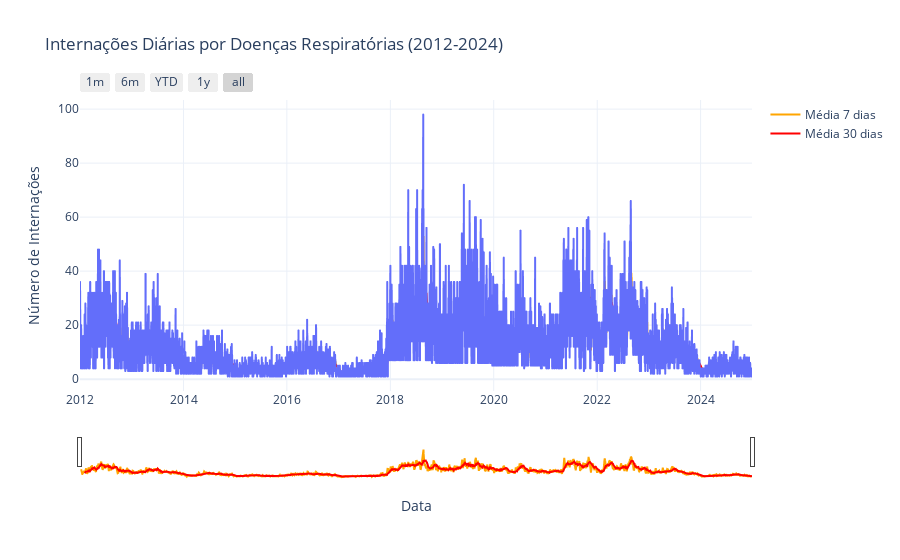

The notebook cell this image was saved under:
### Markdown cell above
# Gráficos

### Code cell
# Criar colunas auxiliares
df_sus_internacoes['data_formatada'] = pd.to_datetime(df_sus_internacoes['data_formatada'])
df_sus_internacoes['ano'] = df_sus_internacoes['data_formatada'].dt.year
df_sus_internacoes['mes'] = df_sus_internacoes['data_formatada'].dt.month
df_sus_internacoes['dia_da_semana'] = df_sus_internacoes['data_formatada'].dt.day_name()

# Configuração para melhor visualização
pd.options.plotting.backend = 'plotly'

#@title 1. Série Temporal Interativa
fig = px.line(df_sus_internacoes, x='data_formatada', y='num_internacoes',
              title='Internações Diárias por Doenças Respiratórias (2012-2024)',
              labels={'num_internacoes': 'Número de Internações', 'data_formatada': 'Data'},
              template='plotly_white')

# Médias móveis para suavizar
df_sus_internacoes['media_movel_7d'] = df_sus_internacoes['num_internacoes'].rolling(7).mean()
df_sus_internacoes['media_movel_30d'] = df_sus_internacoes['num_internacoes'].rolling(30).mean()

fig.add_trace(go.Scatter(x=df_sus_internacoes['data_formatada'],
                        y=df_sus_internacoes['media_movel_7d'],
                        name='Média 7 dias',
                        line=dict(color='orange', width=2)))

fig.add_trace(go.Scatter(x=df_sus_internacoes['data_formatada'],
                        y=df_sus_internacoes['media_movel_30d'],
                        name='Média 30 dias',
                        line=dict(color='red', width=2)))

# Slider e seletor de período
fig.update_layout(
    xaxis=dict(
        rangeselector=dict(
            buttons=list([
                dict(count=1, label="1m", step="month", stepmode="backward"),
                dict(count=6, label="6m", step="month", stepmode="backward"),
                dict(count=1, label="YTD", step="year", stepmode="todate"),
                dict(count=1, label="1y", step="year", stepmode="backward"),
                dict(step="all")
            ])
        ),
        rangeslider=dict(visible=True),
        type="date"
    )
)

fig.show()

### Figure 1 — Plotly figure (JSON) as saved in the notebook; plotly's stock layout.template omitted (floating-point values rounded to 4 significant figures; data arrays with more than 128 entries replaced by an {"elided": "..."} marker saying what was removed)
{"data": [{"hovertemplate": "Data=%{x}<br>Número de Internações=%{y}<extra></extra>", "legendgroup": "", "line": {"color": "#636efa", "dash": "solid"}, "marker": {"symbol": "circle"}, "mode": "lines", "name": "", "showlegend": false, "type": "scattergl", "x": {"elided": "4463 str values"}, "xaxis": "x", "y": {"elided": "4463 int values"}, "yaxis": "y"}, {"line": {"color": "orange", "width": 2}, "name": "Média 7 dias", "type": "scatter", "x": {"elided": "4463 str values"}, "y": {"elided": "4463 float values"}}, {"line": {"color": "red", "width": 2}, "name": "Média 30 dias", "type": "scatter", "x": {"elided": "4463 str values"}, "y": {"elided": "4463 float values"}}], "layout": {"legend": {"tracegroupgap": 0}, "title": {"text": "Internações Diárias por Doenças Respiratórias (2012-2024)"}, "xaxis": {"anchor": "y", "domain": [0, 1], "rangeselector": {"buttons": [{"count": 1, "label": "1m", "step": "month", "stepmode": "backward"}, {"count": 6, "label": "6m", "step": "month", "stepmode": "backward"}, {"count": 1, "label": "YTD", "step": "year", "stepmode": "todate"}, {"count": 1, "label": "1y", "step": "year", "stepmode": "backward"}, {"step": "all"}]}, "rangeslider": {"visible": true}, "title": {"text": "Data"}, "type": "date"}, "yaxis": {"anchor": "x", "domain": [0, 1], "title": {"text": "Número de Internações"}}}}
